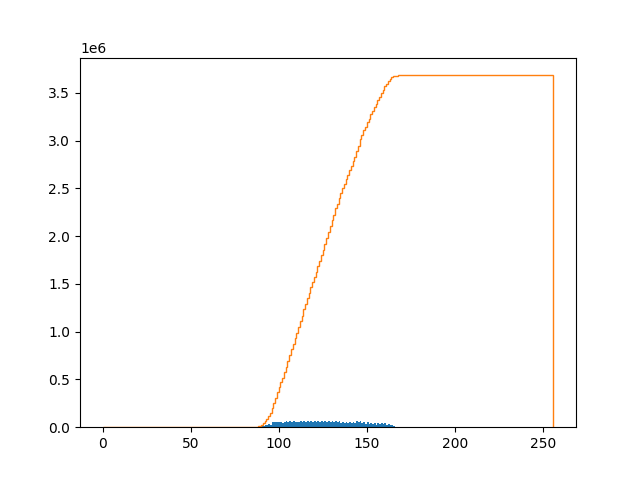
#> input picture cumulative_sum.png, 640 x 480 px
$ python hist_norm.py cumulative_sum.png
#> lines starting #> are read from the running program, lines starting #| are printed output that depends on the picture
import argparse
from matplotlib import pyplot as plt
import numpy as np


parser = argparse.ArgumentParser(description="Process command-line image path.")
parser.add_argument("file_path", metavar="file_path", type=str, nargs="?", \
                    default="image.png", help="image file path for processing")

def _histogram(gray_img, plot_name="color_hist.png"):
    color_hist = [0 for i in range(256)]
    for g_code in gray_img.flatten():
        color_hist[g_code] += 1
    plt.hist(gray_img.flatten().tolist(), list(range(256)))
    plt.savefig(f"images/{plot_name}")
    plt.close()
    return color_hist


def _cumulative_sum(color_hist, num_pixels, plot_name="cumulative_sum.png"):
    cumulative_sum = color_hist.copy()
    for i in range(1, len(cumulative_sum), 1):
        cumulative_sum[i] += cumulative_sum[i - 1]
    assert cumulative_sum[255] == num_pixels
    plt.stairs(cumulative_sum, list(range(257)))
    plt.savefig(f"images/{plot_name}")
    plt.close()
    return cumulative_sum


def main(args):
    # step 1
    src_img = plt.imread(args.file_path)
#> src_img is the input picture: shape (480, 640, 4) float32; mean R, G, B, A 0.989, 0.987, 0.986, 1
    height = src_img.shape[0]
#> height = 480
    width = src_img.shape[1]
#> width = 640
    # convert rgba to rgb
    src_data = np.zeros((height, width, 3))
    if src_img.shape[2] == 4:
        src_data[:,:,0] = src_img[:,:,0] * src_img[:,:,3]
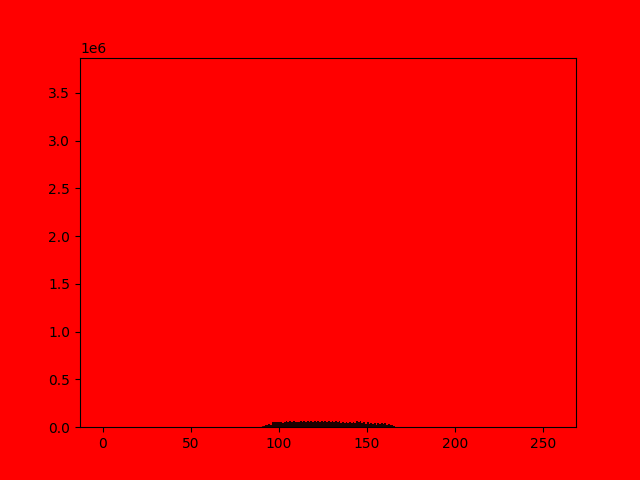
#> src_data: shape (480, 640, 3) float64; mean R, G, B 0.989, 0, 0
        src_data[:,:,1] = src_img[:,:,1] * src_img[:,:,3]
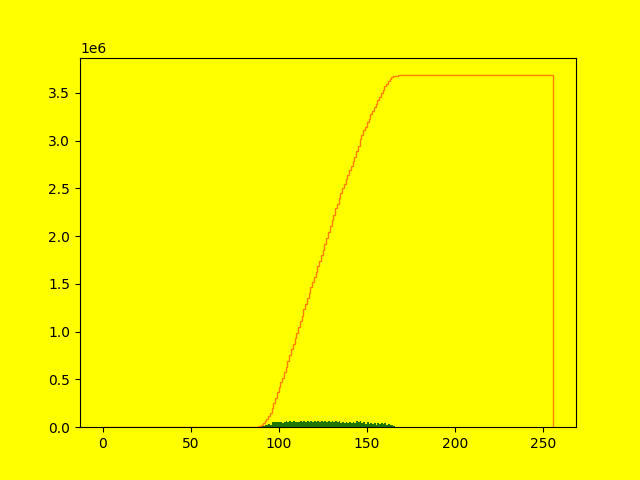
#> src_data: shape (480, 640, 3) float64; mean R, G, B 0.989, 0.987, 0
        src_data[:,:,2] = src_img[:,:,2] * src_img[:,:,3]
    else:
        src_data = src_img
    # convert rgb to grayscale color
    gray_img = np.ndarray.astype((src_data[:,:,0] + src_data[:,:,1] + src_data[:,:,2]) * 255 /3, dtype=np.uint8)
    plt.imsave("images/gray_img.png", gray_img, cmap="gray")
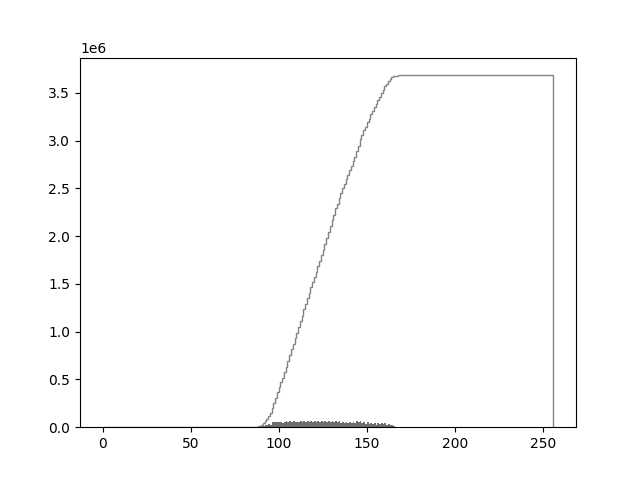
#> saved as gray_img.png: shape (480, 640, 3); min 0, max 255, mean 251.7

    # step2: create color histogram
    color_hist = _histogram(gray_img=gray_img)
#> after the loop in _histogram, `for g_code in gray_img.flatten():`: color_hist = 256 values, max 296869 at index 255, min 0 at index 40, mean 1200
#> in _histogram, `plt.savefig(f"images/{plot_name}")`:
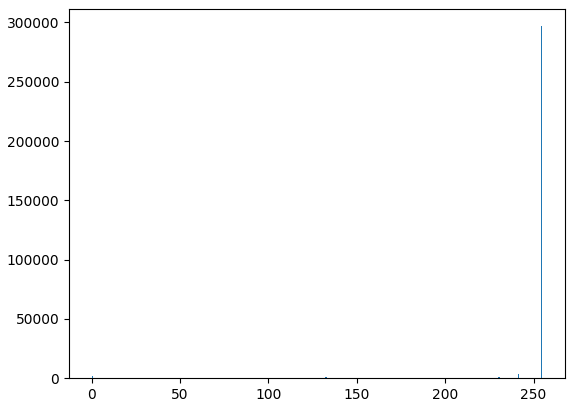
#> figure drawn by matplotlib, 1 panel; tallest bar 296878 high, from x = 254 to 255

    # step 3: do accumulative sum
    cumulative_sum = _cumulative_sum(color_hist, width*height)
#> in _cumulative_sum, `cumulative_sum = color_hist.copy()`: cumulative_sum has the same summary as color_hist in _histogram
#> after the loop in _cumulative_sum, `for i in range(1, len(cumulative_sum), 1):`: cumulative_sum = 256 values from 1963 to 307200
#> in _cumulative_sum, `plt.savefig(f"images/{plot_name}")`:
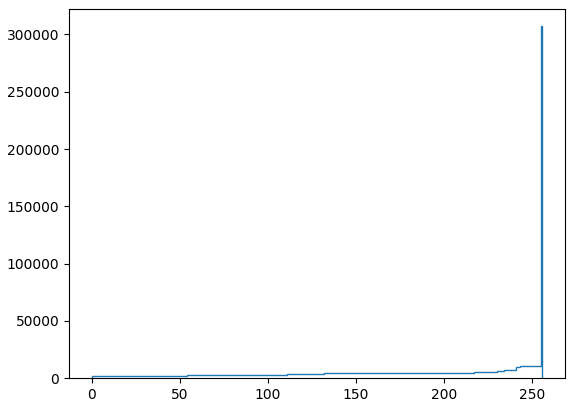
#> figure drawn by matplotlib, 1 panel
#> cumulative_sum = 256 values from 1963 to 307200

    # step 4: do mapping
    color_levels = 256
    num_pixels = width * height
#> num_pixels = 307200
    new_colors = [round((color_levels - 1) * x / num_pixels) for x in cumulative_sum]
#> new_colors = 256 values from 2 to 255

    # step 5: create new picture
    new_picture = np.zeros(gray_img.shape)
    for x in range(height):
        for y in range(width):
            new_picture[x,y] = new_colors[gray_img[x, y]]
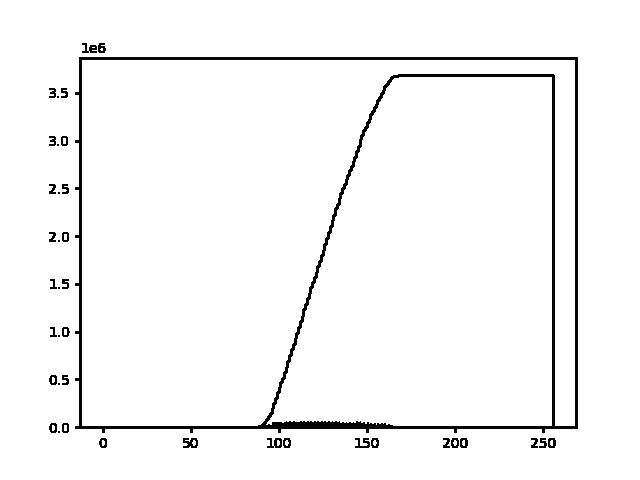
#> new_picture: shape (480, 640) float64; min 2, max 255, mean 246.6
    new_picture = np.ndarray.astype(new_picture, dtype=np.uint8)
    plt.imsave(f"images/out_gray_img.png", new_picture, cmap="gray")
    # plot histogram and cumulative sum for output
    output_hist = _histogram(new_picture, plot_name="output_hist.png")
#> output_hist = 256 values, max 296869 at index 255, min 0 at index 0, mean 1200
    _cumulative_sum(output_hist, width*height, plot_name="output_cumulative_sum.png")


if __name__=='__main__':
    args = parser.parse_args()
    main(args)

$ run again, with b_norm_color_hist.png copied over cumulative_sum.png
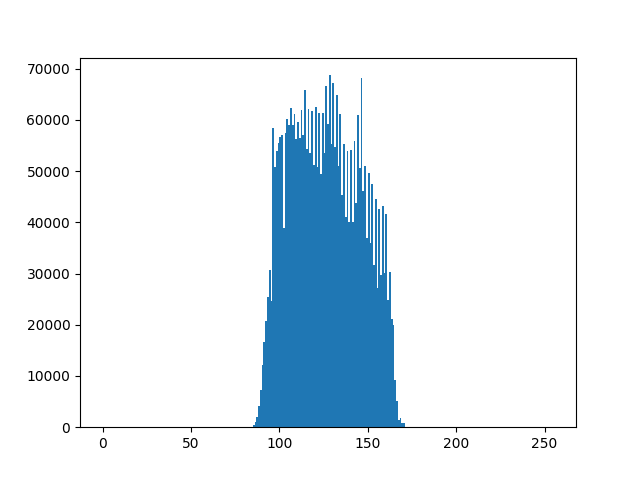
#> input picture b_norm_color_hist.png, 640 x 480 px
#> in main, src_img is the input picture: shape (480, 640, 4) float32; mean R, G, B, A 0.894, 0.931, 0.957, 1
#> after the loop in _histogram, `for g_code in gray_img.flatten():`: color_hist = 256 values, max 265941 at index 255, min 0 at index 42, mean 1200
#> in _cumulative_sum, `cumulative_sum = color_hist.copy()`: cumulative_sum has the same summary as color_hist in _histogram
#> after the loop in _cumulative_sum, `for i in range(1, len(cumulative_sum), 1):`: cumulative_sum = 256 values from 1990 to 307200
#> in _cumulative_sum, `plt.savefig(f"images/{plot_name}")`:
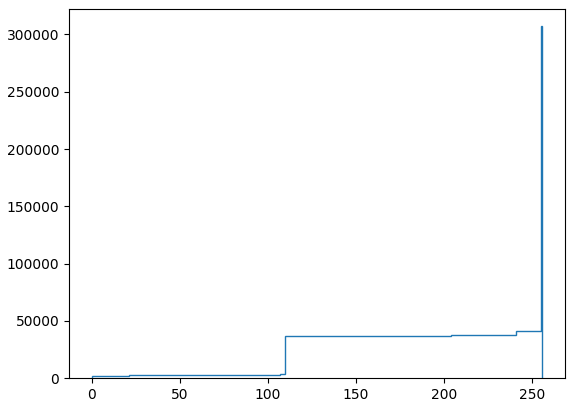
#> figure drawn by matplotlib, 1 panel
#> new_colors = 256 values from 2 to 255
#> after the loop in main, `for x in range(height):`:
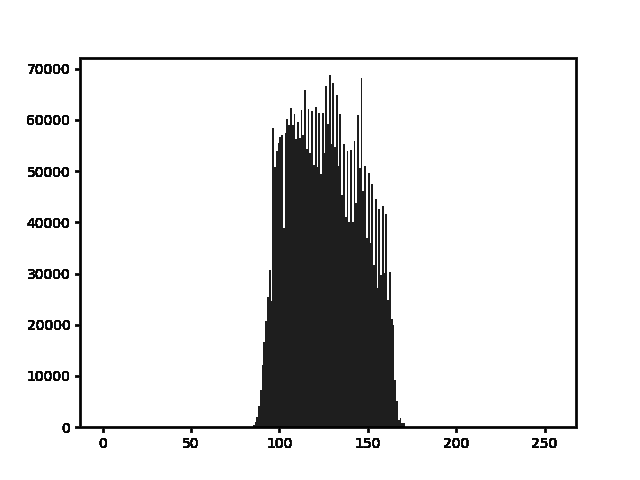
#> new_picture: shape (480, 640) float64; min 2, max 255, mean 224.5
#> output_hist = 256 values, max 265941 at index 255, min 0 at index 0, mean 1200
